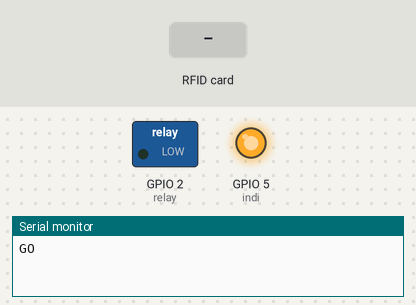
Simulated run of this sketch. Board: ESP32. On the bench: switched loads named in the sketch (green lamp = pin HIGH), output pins drawn as LEDs (lit = HIGH), the last lines printed to the serial monitor. The test bench sets the inputs (shaded band). At 3.3 s the program restarts the board; the recording ends there.

Above: at 1.2 s.
1.3 s: RFID card FB 67 8C 22 held to the reader
At 2.0 s:
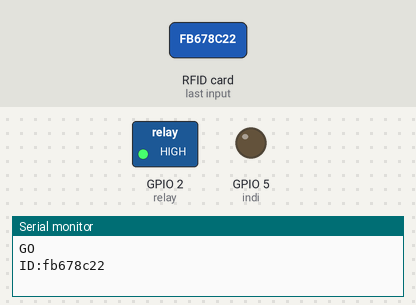
Timing chart, 0 to 3.3 s (numbered marks = the images above; inputs shaded):
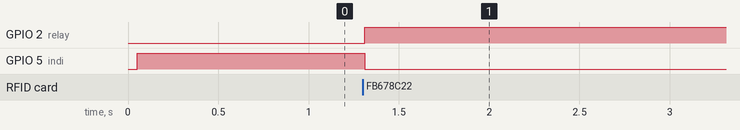

Measured:
- after the input at 1.3 s, GPIO 2 (relay): LOW → HIGH at once; GPIO 5 (indi): HIGH → LOW at once

The sketch:

RFID.ino
```cpp
#include <SPI.h>
#include <MFRC522.h>
#include <Arduino.h>
#include <rdm6300.h>
#include "data.h"

#define RDM6300_RX_PIN 16
#define RST_PIN 27
#define SS_PIN  21
#define relay   2
#define indi    5

MFRC522 mfrc522(SS_PIN, RST_PIN);
Rdm6300 rdm6300;

String content, content2;

void setup() {
  pinMode(relay, OUTPUT);
  pinMode(indi, OUTPUT);
  digitalWrite(relay, LOW);
  Serial.begin(115200);
  SPI.begin();
  mfrc522.PCD_Init();
  rdm6300.begin(RDM6300_RX_PIN);
  Serial.println("GO");
  digitalWrite(indi, HIGH);
}

void loop() {
  if (rdm6300.get_new_tag_id()) {
    Serial.print("ID:");
    content2 = "";
    content2.concat(String(rdm6300.get_tag_id(), HEX));
    Serial.println(content2);

    for (int a = 0; a <= 168; a++) {
      if (content2 == id[a]) {
        digitalWrite(indi, LOW);
        digitalWrite(relay, HIGH);
        delay(2000);
        ESP.restart();
      }
    }
  }

  if (mfrc522.PICC_IsNewCardPresent()) {
    if (mfrc522.PICC_ReadCardSerial()) {
      Serial.print("ID:");
      content = "";
      for (int i = 0; i < mfrc522.uid.size; i++) {
        content.concat(String(mfrc522.uid.uidByte[i] < 0x10 ? "0" : ""));
        content.concat(String(mfrc522.uid.uidByte[i], HEX));
      }
      Serial.println(content);
      for (int a = 0; a <= 168; a++) {
        if (content == id[a]) {
          digitalWrite(indi, LOW);
          digitalWrite(relay, HIGH);
          delay(2000);
          ESP.restart();
        }
      }
      mfrc522.PICC_HaltA();
      mfrc522.PCD_StopCrypto1();
    }
  }
}
```

data.h
```cpp
String id[168] = {
  "fb678c22",
  "3be5bb22",
  "5bcbfe34",
  "1b8e0b35",
  "fb841035",
  "3af68d19",
  "4a885519",
  "0a20781a",
  "cb0c0c35",
  "473e8f4a",
  "bbf5c622",
  "0bb11235",
  "3b690d35",
  "9bce1235",
  "3b1a1f35",
  "03c77216",
  "f3046616",
  "6bf1b622",
  "8d8c053a",
  "ca1c7419",
  "eb4c1135",
  "2b510f29",
  "43da7816",
  "2b710335",
  "eb220635",
  "4a46541a",
  "f3855f16",
  "eb071335",
  "dbf80835",
  "adb3cb39",
  "6a3eae1a",
  "6b300435",
  "d3db5e16",
  "2aaa7c19",
  "b30b7c16",
  "6b805a22",
  "1b511335",
  "2be9fc34",
  "7ba2d522",
  "b7b4984a",
  "e3316016",
  "4ba80035",
  "3bb61035",
  "9b1e1335",
  "1a3a9819",
  "1b110a35",
  "0bfb0535",
  "8ba90935",
  "faa89119",
  "d7d58e4a",
  "1aea621a",
  "bbaba122",
  "e3e56016",
  "1ba31535",
  "7ae88019",
  "eb860635",
  "5a6a7519",
  "43076a16",
  "eb94d522",
  "bbfe0535",
  "f767984a",
  "2bba0835",
  "53156f16",
  "0ac9791a",
  "3751934a",
  "3798954a",
  "ab8d1d35",
  "facd691a",
  "4b08c822",
  "3bf40f35",
  "5bdf0b35",
  "2bdd1235",
  "cbef0735",
  "3bd5f934",
  "f76e8d4a",
  "e3466a16",
  "3bf21435",
  "9b5e8822",
  "40f6b789",
  "85c11c",
  "828aa0",
  "8b4776",
  "8596f3",
  "44e67d",
  "8d7e57",
  "456391",
  "849576",
  "84f5a9",
  "44383c",
  "8d1d2a",
  "84c781",
  "84eb64",
  "868bc5",
  "8d275c",
  "8c43a7",
  "8481a5",
  "842f30",
  "360a39",
  "848e2a",
  "37a55e",
  "848cfe",
  "836353",
  "851b88",
  "83d2de",
  "7ae744",
  "82b30c",
  "831d57",
  "8c5105",
  "836454",
  "8d197c",
  "44f53f",
  "834cae",
  "842306",
  "868f49",
  "8c96fd",
  "3f3701",
  "84814d",
  "861356",
  "8da10c",
  "25b620",
  "454aa6",
  "8492f7",
  "851adb",
  "3c335e79",
  "6c087479",
  "7c535d79",
  "6c793579",
  "0ce17679",
"8c174979",
"0ce27679",
"1cdf3679",
"ec6b4279",
"6cb28679",
"8c864979",
"1c4d4479",
"9c394979",
"8c4c5e79",
"4c905e79",
"5c3e5a79",
"bc7c4979",
"9cc73879",
"ac198279",
"5ccb4179",
"bc2b7779",
"1cdd3c79",
"bc467779",
"8c943e79",
"9c544a79",
"6cc57579",
"fc004979",
"cca18479",
"acc79556",
"0cde9556",
"5c4a3c79",
"6cfd4779",
"fc985e79",
"bc679456",
"8c319356",
"1cf24579",
"2c505a79",
"6cb33b79",
"2cc68079",
"bc653979",
"9c214a79",
"4c0f3c79",
"7c7a3b79",
};
```
